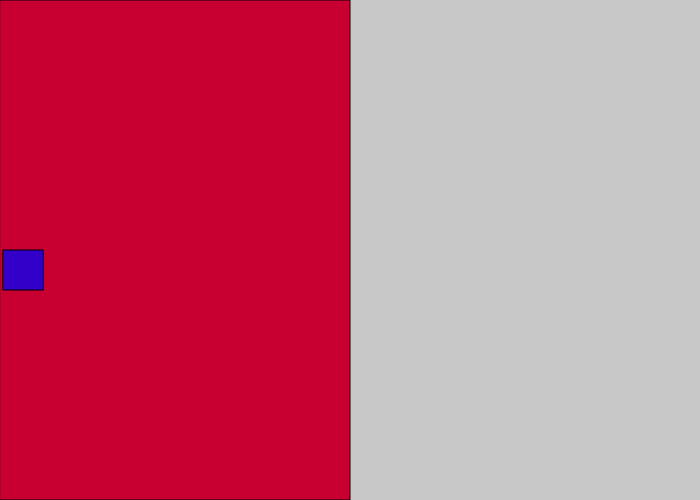
Frame 1 (no input)
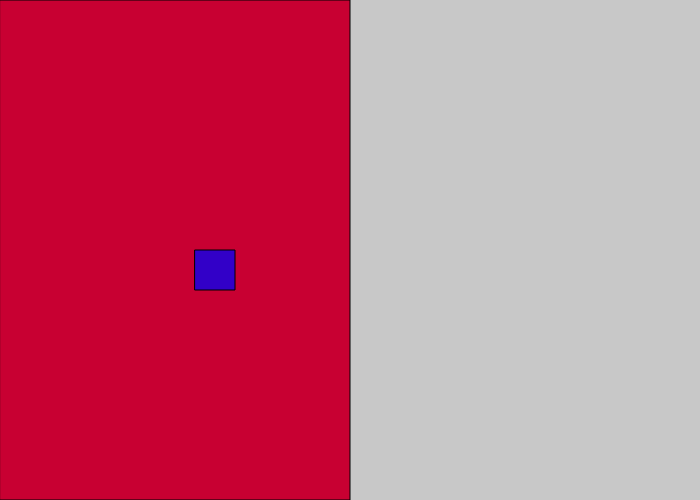
Frame 60 (no input)
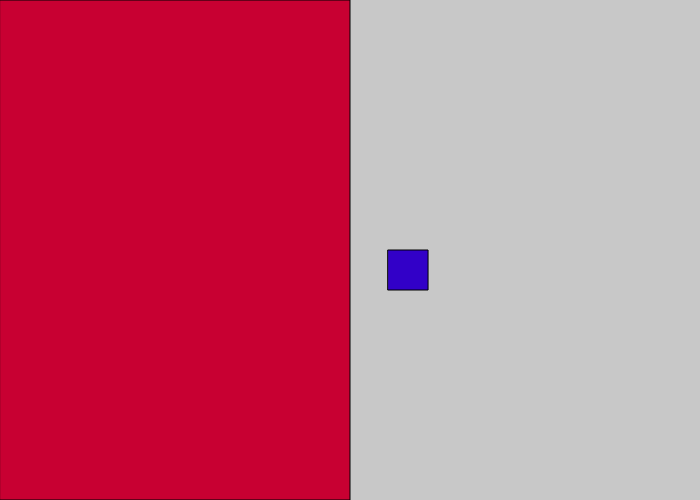
Frame 120 (the mouse pressed at the canvas centre since frame 60)

The p5.js sketch that drew these frames (run headless with seeded random() and noise() and a simulated clock; from frame 60 on, the mouse is pressed at the canvas centre):

// p5.js sketch
// ── sketch.js
let c;

function setup(){
    createCanvas(700,500);

    c = new Cuerpo(0,height/2,4);

    let empuje = createVector(13,0);
        c.aplicarFuerza(empuje);
}

function draw(){
    background(200);

    fill(200,0,50);
    rect(0,0,width/2,height);

    if(c.posicion.x > width/2){
        let friccion = c.velocidad.copy();
        friccion.normalize();
        let mu = -0.1;
        friccion.mult(mu);
        c.aplicarFuerza(friccion);
    }

    c.mover();
    c.dibujar();
    
}
// ── cuerpo.js
class Cuerpo{

    constructor(x,y,masa){
        this.masa = masa;
        this.posicion = createVector(x, y);
        this.velocidad = createVector(0,0);
        this.aceleracion = createVector(0,0);
    }

    mover(){
        this.velocidad.add(this.aceleracion);
        this.posicion.add(this.velocidad);

        this.aceleracion.mult(0);
    }

    aplicarFuerza(fuerza){
        let f = p5.Vector.div(fuerza,this.masa);

        this.aceleracion.add(f);
    }

    dibujar(){
        fill(50,0,200);
        rect(this.posicion.x, this.posicion.y, this.masa*10, this.masa*10);
    }

}
